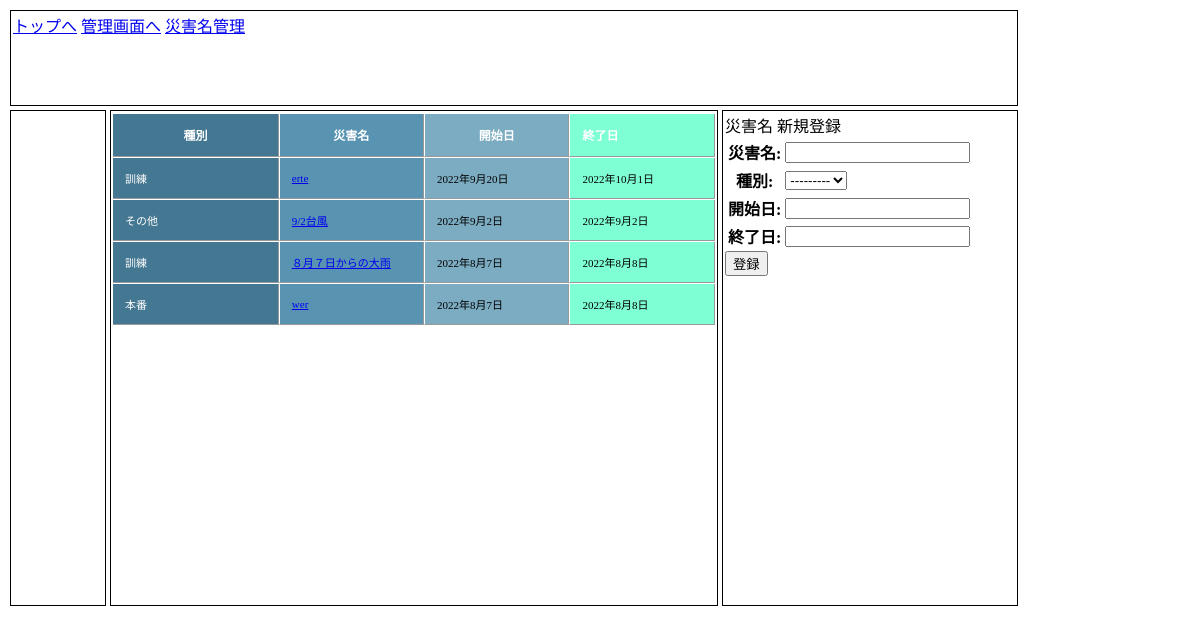
/disasters/, run on the app's committed database.
### app_anti_d/models.py (models this page shows, shortened)
class DisasterName(models.Model):
    title = models.CharField(verbose_name='災害名', max_length=20, null=True, blank=True)
    list_mode = ((0, '訓練'), (1, '本番'), (2, 'その他'))
    mode = models.IntegerField(choices=list_mode, verbose_name='種別', blank=True, null=True)
    start_date = models.DateField(verbose_name='開始日', null=True, blank=True)
    end_date = models.DateField(verbose_name='終了日', null=True, blank=True)
    def mode_name(self):
        return str(self.list_mode[self.mode][1])

### app_anti_d/views.py (the view)
# urls.py: path('disasters/', views.disasters),
def disasters(request):
    all_disasters = DisasterName.objects.order_by('-start_date')
    if request.method == 'POST':
        form = FormDisasterName(request.POST)
        if form.is_valid():
            form.save()
        else:
            pass
    return render(request, 'all_disasters.html', {
        "disasters": all_disasters,
        "form": FormDisasterName
    })

### templates/all_disasters.html (shortened to what this page needs)
{% extends 'base.html' %}
{% block contents %}
    <div class="left-bar">
    </div>
    <div class="center-bar">
        <table class="my-table">
            <tr>
                <th class="r1">種別</th>
                <th class="r2">災害名</th>
                <th class="r3">開始日</th>
                <th class="r4">終了日</th>
            </tr>
            {% for d in disasters %}
                <tr>
                    <td class="r1">
                        {{ d.mode_name }}
                    </td>
                    <td class="r2">
                        <a href="/disaster/{{ d.id }}">{{ d.title }}</a>
                    </td>
                    <td class="r3">
                        {{ d.start_date }}
                    </td>
                    <td class="r4">
                        {{ d.end_date }}
                    </td>
                </tr>
            {% endfor %}
        </table>
    </div>
    <div class="right-bar">
        <div>災害名 新規登録</div>
        <form action="" method="POST">
            <table>
                {{ form.as_table }}
            </table>
            <button type="submit" name="submit" id="submit" class="submit">登録</button>
        </form>
    </div>
{% endblock %}

### templates/base.html (shortened to what this page needs)
<!DOCTYPE html>
<html lang="en">
<head>
    <link rel="stylesheet" href="/static/css/index.css">
</head>
<body>
<div class="base">
        <div class="header">
            <a href="/">トップへ</a>
            <a href="/admin">管理画面へ</a>
            <a href="/disasters">災害名管理</a>
        </div>
    {% block contents %}
    {% endblock %}
</div>
</body>
</html>

### static/css/index.css (style rules this page uses)
.base { display: grid; grid-template-rows: 100px minmax(500px, 1fr); grid-template-columns: 100px 612px 300px; grid-template-areas: "header header header" "left center right"; }
.base > div { margin: 2px; padding: 2px; border: solid 1px black; }
.header { grid-area: header; }
.left-bar { grid-area: left; }
.center-bar { grid-area: center; }
.right-bar { grid-area: right; }
table.my-table { font-size: 12px; margin: 0 auto; border-collapse: separate; border-spacing: 0px 1px; }
table.my-table th { padding: 12px; vertical-align: middle; text-align: left; border-bottom: #999 1px solid; color: #fff; }
table.my-table td { padding: 12px; vertical-align: middle; text-align: left; border-bottom: #999 1px solid; font-size: 11px; }
table.my-table th.r1, table.my-table td.r1 { width: 152px; border-right: #999 1px solid; background: #447791; color: #fff; }
table.my-table th.r2, table.my-table td.r2 { width: 128px; border-left: #fff 1px solid; border-right: #999 1px solid; background: #5893b1; }
table.my-table th.r1, table.my-table th.r2, table.my-table th.r3 { text-align: center; }
table.my-table th.r3, table.my-table td.r3 { width: 128px; border-left: #fff 1px solid; border-right: #999 1px solid; background: #7cacc2; }
table.my-table th.r4, table.my-table td.r4 { width: 128px; border-left: #fff 1px solid; border-right: #999 1px solid; background: aquamarine; }

### data on the page
DisasterName: mode_name "訓練", title "erte", start_date "2022年9月20日", end_date "2022年10月1日"
DisasterName: mode_name "その他", title "9/2台風", start_date "2022年9月2日", end_date "2022年9月2日"
DisasterName: mode_name "訓練", title "８月７日からの大雨", start_date "2022年8月7日", end_date "2022年8月8日"
DisasterName: mode_name "本番", title "wer", start_date "2022年8月7日", end_date "2022年8月8日"
